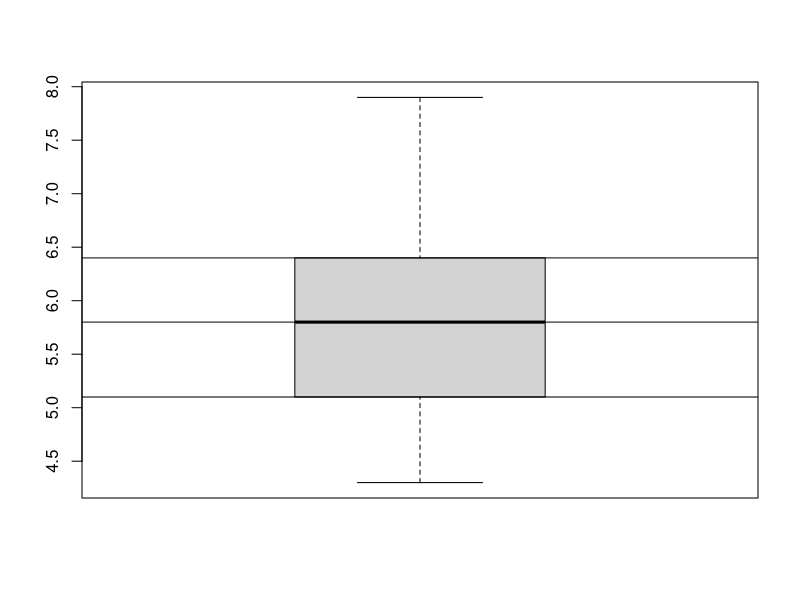

Source code (R):
## ---- chunk 1
library(knitr)
## ---- chunk 2
#Choose the maximum number of digits after your decimal in this document
DecimalPlaces = 7
## ---- chunk 3
TransformationTable = data.frame(iris$Sepal.Length)

TransformationTable$Plus3 = TransformationTable[,1] + 3

TransformationTable$DivBy3 = TransformationTable[,1] / 3

TransformationTable$DivBy3Plus5 = (TransformationTable[,1] / 3) + 5

Means = round(colMeans(TransformationTable),2)
Variance = round(apply(TransformationTable,2, var),2)
StdDev = round(apply(TransformationTable,2, sd),2)

TransformationTableResults = rbind(c("Means",Means),
                                   c("Variance",Variance),
                                   c("Std. Dev.",StdDev)
                                   )

kable(TransformationTable, digit = DecimalPlaces)
kable(TransformationTableResults, digit = DecimalPlaces)
## ---- chunk 4
#This line is all you need to generate a boxplot.
boxplot(iris$Sepal.Length)
#########################################


# These are to show you the different ways to calculate the placement of whiskers.
# If you uncomment the second definitions of UpperWhisker and LowerWhisker, then render this document again, you'll see horizontal lines appear at the upper and lower whiskers on your boxplot.
FirstQuart = summary(iris$Sepal.Length)[2]
ThirdQuart = summary(iris$Sepal.Length)[5]
Median = median(iris$Sepal.Length)

Midline = Median
IQR = ThirdQuart - FirstQuart
BoxTop = ThirdQuart
BoxBottom = FirstQuart
UpperWhisker = ThirdQuart + IQR * 1.5
LowerWhisker = FirstQuart - IQR * 1.5
#UpperWhisker = max(iris$Sepal.Length)
#LowerWhisker = min(iris$Sepal.Length)


### These will draw your lines. Don't change them.
abline(h = Midline)
abline(h = BoxTop)
abline(h = BoxBottom)
abline(h = UpperWhisker)
abline(h = LowerWhisker)

summary(iris$Sepal.Length)
